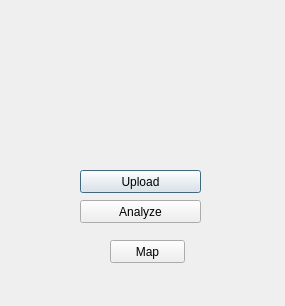
<?xml version="1.0" encoding="UTF-8"?>
<ui version="4.0">
 <class>Dialog</class>
 <widget class="QDialog" name="Dialog">
  <property name="geometry">
   <rect>
    <x>0</x>
    <y>0</y>
    <width>285</width>
    <height>306</height>
   </rect>
  </property>
  <property name="windowTitle">
   <string>Dialog</string>
  </property>
  <widget class="QPushButton" name="pushButton">
   <property name="geometry">
    <rect>
     <x>80</x>
     <y>170</y>
     <width>121</width>
     <height>23</height>
    </rect>
   </property>
   <property name="text">
    <string>Upload</string>
   </property>
  </widget>
  <widget class="QPushButton" name="pushButton_2">
   <property name="geometry">
    <rect>
     <x>80</x>
     <y>200</y>
     <width>121</width>
     <height>23</height>
    </rect>
   </property>
   <property name="text">
    <string>Analyze</string>
   </property>
  </widget>
  <widget class="QPushButton" name="pushButton_3">
   <property name="geometry">
    <rect>
     <x>110</x>
     <y>240</y>
     <width>75</width>
     <height>23</height>
    </rect>
   </property>
   <property name="text">
    <string>Map</string>
   </property>
  </widget>
 </widget>
 <resources/>
 <connections/>
</ui>
